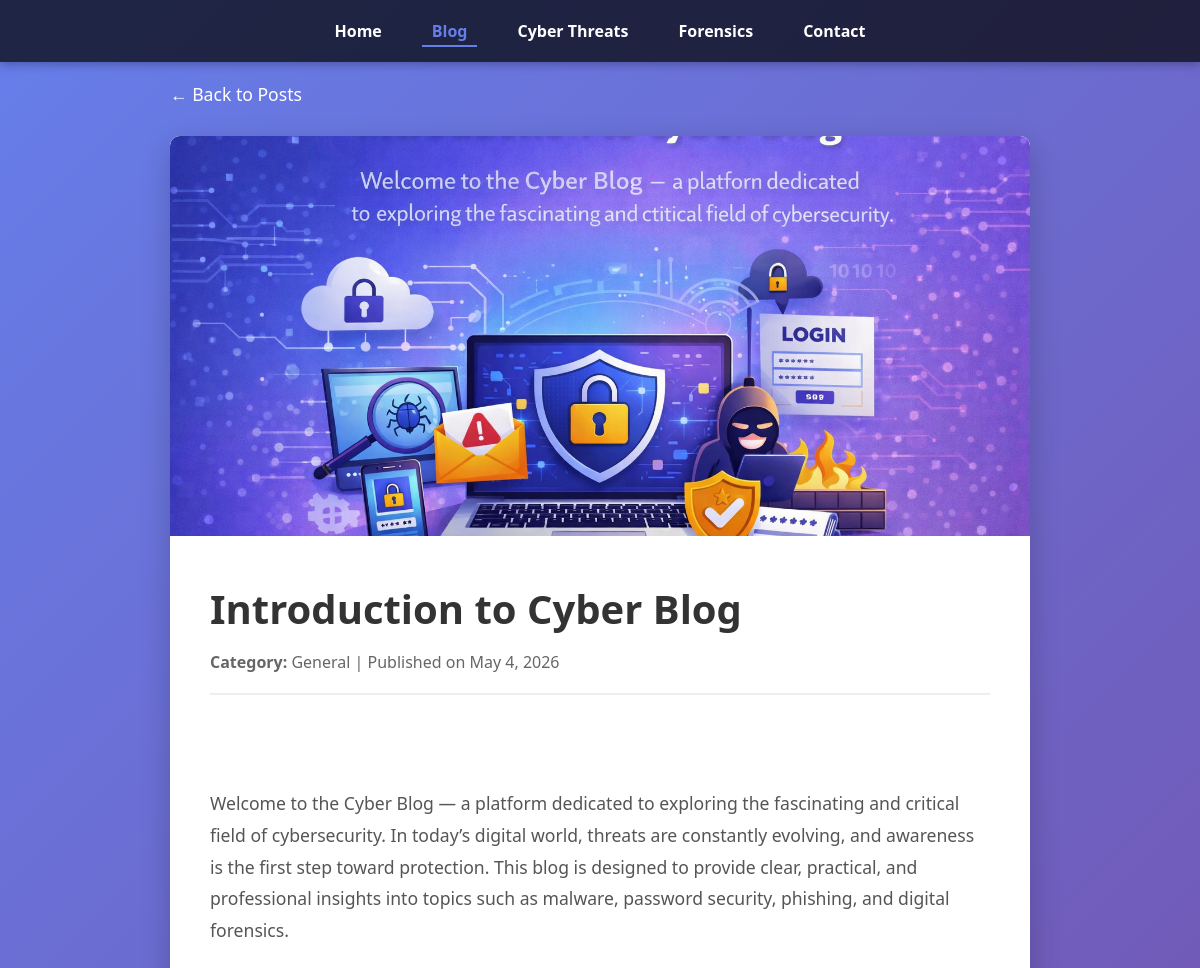
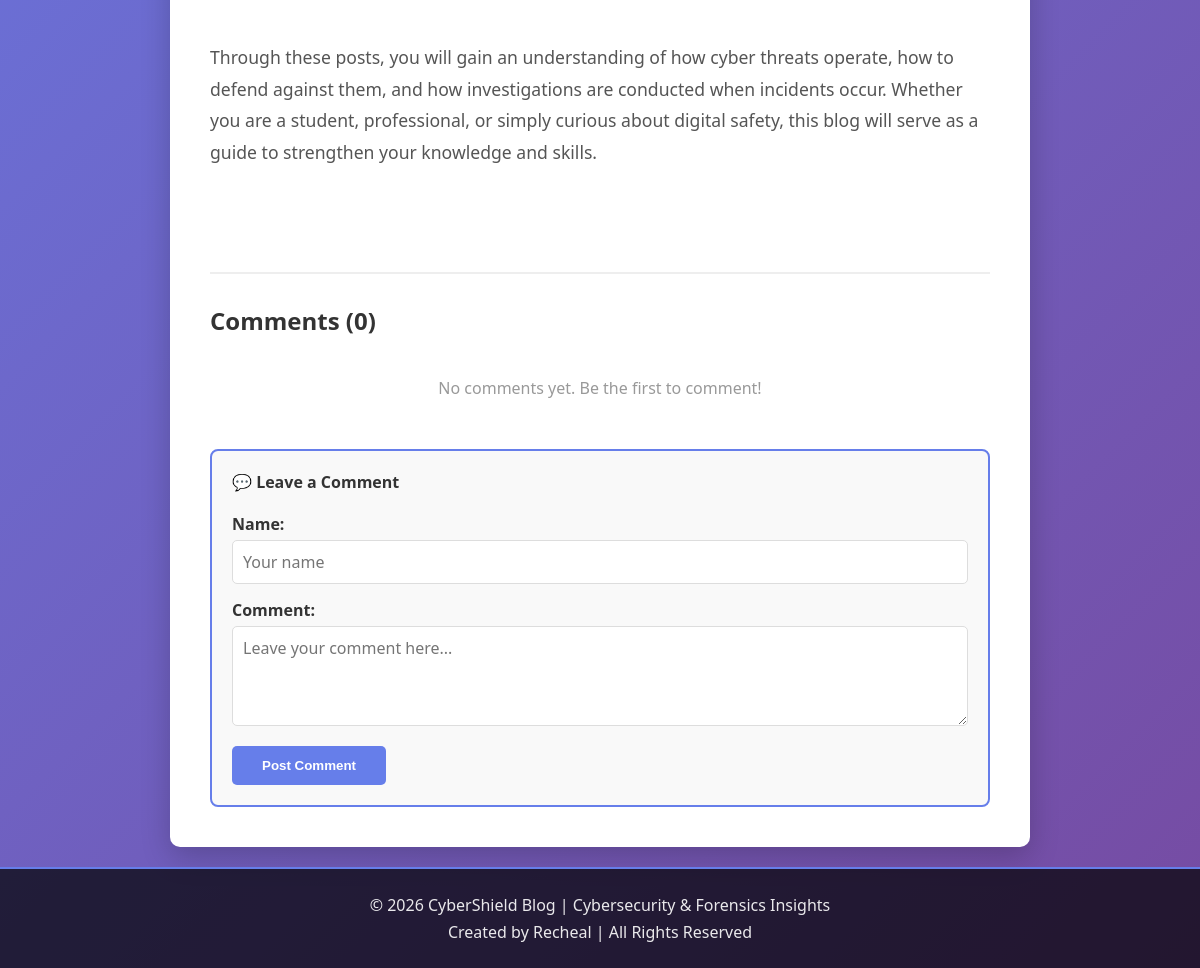
The app's page /post/1/ with its own data (2 pictures, top to bottom).
### blog/models.py (models this page shows, shortened)
class Post(models.Model):
    title = models.CharField(max_length=200)
    body = models.TextField()
    category = models.CharField(max_length=100)
    image = models.ImageField(upload_to='blog_images/', blank=True, null=True)  # ✅ added
    created_at = models.DateTimeField(auto_now_add=True)

### blog/views.py (the view, shortened to what this page needs)
# urls.py: path('post/<int:pk>/', views.post_detail, name='post_detail'),
def post_detail(request, pk):
    post = get_object_or_404(Post, pk=pk)
    comments = post.comments.all().order_by('-pub_date')
    return render(request, 'blog/post_detail.html', {'post': post, 'comments': comments})

### blog/templates/blog/post_detail.html (shortened to what this page needs)
<!DOCTYPE html>
<html>
<head>
</head>
<body>
    <div class="wrapper">
        <nav>
            <a href="/">Home</a>
            <a href="/blog/" class="active">Blog</a>
            <a href="/threats/">Cyber Threats</a>
            <a href="/forensics/">Forensics</a>
            <a href="/contact/">Contact</a>
        </nav>
        <div class="container">
            <a href="{% url 'post_list' %}" class="back-link">← Back to Posts</a>
            <article class="post-detail">
                {% if post.image %}
                    <img src="{{ post.image.url }}" alt="{{ post.title }}" class="post-image">
                {% else %}
                    <div class="post-image" style="background: linear-gradient(135deg, #667eea 0%, #764ba2 100%); display: flex; align-items: center; justify-content: center;">
                        <span style="color: white; font-size: 4em;">🔐</span>
                    </div>
                {% endif %}
                <div class="post-content">
                    <h1 class="post-title">{{ post.title }}</h1>
                    <div class="post-meta">
                        <strong>Category:</strong> {{ post.category }} |
                        Published on {{ post.created_at|date:"F j, Y" }}
                    </div>
                    <div class="post-body">
                        {{ post.body|linebreaks }}
                    </div>
                    <div class="comments-section">
                        <h3>Comments ({{ comments.count }})</h3>
                        {% if comments %}
                            {% for comment in comments %}
                            <div class="comment">
                                <div class="comment-author">{{ comment.author }}</div>
                                <div class="comment-date">{{ comment.pub_date|date:"F j, Y \a\t H:i" }}</div>
                                <div class="comment-content">{{ comment.content }}</div>
                            </div>
                            {% endfor %}
                        {% else %}
                        <div class="no-comments">
                            <p>No comments yet. Be the first to comment!</p>
                        </div>
                        {% endif %}
                        <div class="comment-form">
                            <h4>💬 Leave a Comment</h4>
                            <form method="post" action="">
                                <div class="form-group">
                                    <label for="author">Name:</label>
                                    <input type="text" id="author" name="author" placeholder="Your name" required>
                                </div>
                                <div class="form-group">
                                    <label for="content">Comment:</label>
                                    <textarea id="content" name="content" placeholder="Leave your comment here..." required></textarea>
                                </div>
                                <button type="submit" class="comment-submit">Post Comment</button>
                            </form>
                        </div>
                    </div>
                </div>
            </article>
        </div>
        <footer>
            <p>© 2026 CyberShield Blog | Cybersecurity & Forensics Insights</p>
            <p>Created by Recheal | All Rights Reserved</p>
        </footer>
    </div>
</body>
</html>

### blog/templates/blog/post_detail.html (style rules this page uses)
* { margin: 0; padding: 0; box-sizing: border-box; }
body { font-family: 'Segoe UI', Tahoma, Geneva, Verdana, sans-serif; background: linear-gradient(135deg, #667eea 0%, #764ba2 100%); min-height: 100vh; display: flex; flex-direction: column; }
.wrapper { flex: 1; display: flex; flex-direction: column; }
nav { background: rgba(0, 0, 0, 0.7); padding: 15px 20px; display: flex; justify-content: center; gap: 30px; flex-wrap: wrap; box-shadow: 0 2px 10px rgba(0, 0, 0, 0.3); }
nav a { color: white; text-decoration: none; font-weight: 600; font-size: 1em; transition: color 0.3s; padding: 5px 10px; }
nav a.active { color: #667eea; border-bottom: 2px solid #667eea; padding-bottom: 3px; }
.container { max-width: 900px; margin: 0 auto; padding: 20px; flex: 1; }
.back-link { display: inline-block; color: white; text-decoration: none; margin-bottom: 30px; font-size: 1.1em; transition: opacity 0.3s; }
.post-detail { background: white; border-radius: 10px; overflow: hidden; box-shadow: 0 10px 30px rgba(0, 0, 0, 0.2); }
.post-image { width: 100%; height: 400px; object-fit: cover; background: #f0f0f0; }
.post-content { padding: 40px; }
.post-title { font-size: 2.5em; color: #333; margin-bottom: 15px; }
.post-meta { font-size: 1em; color: #666; margin-bottom: 30px; border-bottom: 2px solid #eee; padding-bottom: 20px; }
.post-body { font-size: 1.1em; line-height: 1.8; color: #555; margin-bottom: 40px; white-space: pre-wrap; word-wrap: break-word; }
.comments-section { border-top: 2px solid #eee; padding-top: 30px; }
.comments-section h3 { font-size: 1.5em; margin-bottom: 20px; color: #333; }
.no-comments { text-align: center; color: #999; padding: 20px; }
.comment-form { background: #f9f9f9; padding: 20px; margin-top: 30px; border-radius: 8px; border: 2px solid #667eea; }
.comment-form h4 { color: #333; margin-top: 0; margin-bottom: 20px; }
.form-group { margin-bottom: 15px; }
.form-group label { display: block; color: #333; font-weight: 600; margin-bottom: 5px; }
.form-group input, .form-group textarea { width: 100%; padding: 10px; border: 1px solid #ddd; border-radius: 5px; font-family: inherit; font-size: 1em; }
.form-group textarea { resize: vertical; min-height: 100px; }
.comment-submit { background: #667eea; color: white; border: none; padding: 12px 30px; border-radius: 5px; cursor: pointer; font-weight: 600; transition: background 0.3s; }
footer { background: rgba(0, 0, 0, 0.7); color: white; text-align: center; padding: 20px; margin-top: auto; border-top: 2px solid #667eea; }
footer p { margin: 5px 0; opacity: 0.9; }

### records on screen
Post: image (picture), title "Introduction to Cyber Blog", category "General", created_at "May 4, 2026", body "Welcome to the Cyber Blog — a platform dedicated to exploring the fascinating and critical field of cybersecurity. In today’s digital world, threats are constantly evolving, and awareness is the first step toward protection. This blog is designed to provide clear, practical, and professional insights into topics such as malware, password security, phishing, and digital forensics. Through these posts, you will gain an understanding of how cyber threats operate, how to defend against them, and how investigations are conducted when incidents occur. Whether you are a student, professional, or simply curious about digital safety, this blog will serve as a guide to strengthen your knowledge and…"

### other values on screen
{{ comments.count }} "0"
